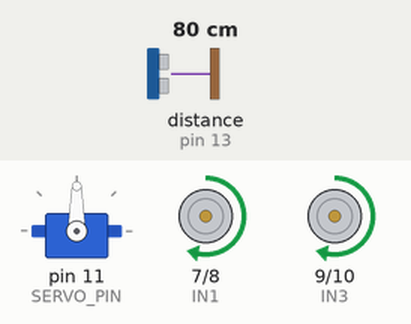
A sketch run on a simulated Arduino Uno, built with avr-gcc and run on an emulated ATmega328P. Parts: servo, motor-driver pin pairs drawn as motors (green arrow = first pin HIGH = forward, orange = second pin HIGH = backward, longer = more drive, scaled by the enable pin). Wiring (inferred from the names in the program): ultrasonic range finder: trigger pin 12; echo pin 13. Inputs (shaded band) come from the test bench; at power-on: distance to the obstacle (sensor on pin 13) 80 cm. The echo pulse lasts 58.3 µs per cm; what the sketch prints to the serial monitor is not drawn.

Above: at 2.7 s.
2.8 s: distance to the obstacle (sensor on pin 13) set to 29 cm
4.3 s: distance to the obstacle (sensor on pin 13) set to 24 cm
At 4.8 s:
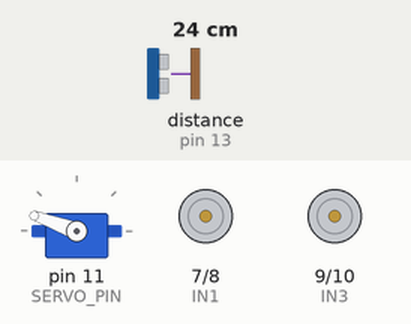
At 6.8 s:
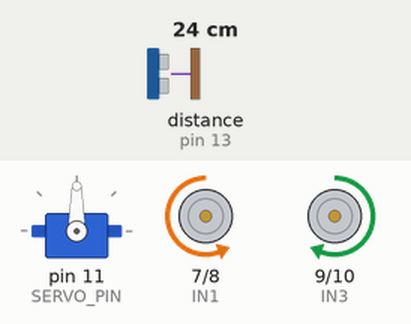
Timing chart, 0 to 13.8 s (numbered marks = the images above; inputs shaded):
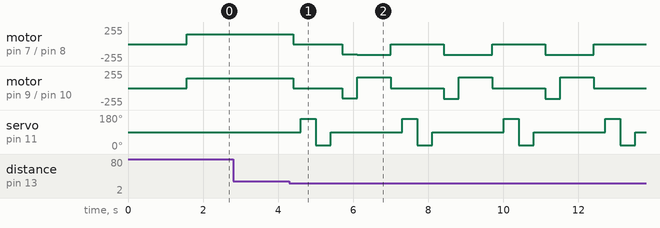

Measured:
- the behaviour switches between 26 and 25 cm on distance to the obstacle (sensor on pin 13) (found by bisection; images 0 and 1)
- after the input at 2.8 s, every drawn part: stays the same

The sketch:

soil_robot_car.ino
```cpp
/*
 * Soil Robot Car
 * - تفادي العقبات بسنسور الألتراسونيك + سيرفو
 * - قياس رطوبة التربة ونسبة الملوحة
 * البورد: Arduino Uno / Nano
 * سواقة الموتور: L298N
 */

#include <Servo.h>

// ================= التوصيلات =================
// موتورات (L298N)
const int ENA = 5;    // PWM سرعة الموتور الأيمن
const int IN1 = 7;
const int IN2 = 8;
const int ENB = 6;    // PWM سرعة الموتور الأيسر
const int IN3 = 9;
const int IN4 = 10;

// ألتراسونيك HC-SR04
const int TRIG_PIN = 12;
const int ECHO_PIN = 13;

// سيرفو (بيلف الألتراسونيك)
const int SERVO_PIN = 11;

// سنسور رطوبة التربة
const int MOISTURE_PIN       = A0;
const int MOISTURE_POWER_PIN = 4;   // بنشغله وقت القياس بس (يقلل الصدأ)

// سنسور الملوحة (EC)
const int SALINITY_PIN       = A1;
const int SALINITY_POWER_PIN = 2;

// ================= الإعدادات =================
const int  MOTOR_SPEED      = 150;   // 0 - 255
const int  TURN_SPEED       = 160;
const int  OBSTACLE_DIST_CM = 25;    // أقل مسافة قبل ما العربية تقف
const unsigned long TURN_TIME_MS      = 450;
const unsigned long BACK_TIME_MS      = 400;
const unsigned long MEASURE_INTERVAL  = 15000;  // قياس التربة كل 15 ثانية

// معايرة سنسور الرطوبة (اقرا القيم دي بنفسك)
// AIR_VALUE   = القراءة والسنسور في الهوا (جاف)
// WATER_VALUE = القراءة والسنسور في كوباية مية (مبلول)
const int MOISTURE_AIR_VALUE   = 520;
const int MOISTURE_WATER_VALUE = 260;

// معايرة سنسور الملوحة (عدّلها حسب السنسور بتاعك)
const int SALINITY_MIN_RAW = 0;     // مية عذبة
const int SALINITY_MAX_RAW = 700;   // محلول ملح مشبع / أعلى قراءة

Servo scanServo;
unsigned long lastMeasure = 0;

// ================= الموتورات =================
void setMotors(int leftSpeed, int rightSpeed) {
  // الموجب = قدام ، السالب = ورا
  digitalWrite(IN1, rightSpeed >= 0 ? HIGH : LOW);
  digitalWrite(IN2, rightSpeed >= 0 ? LOW : HIGH);
  digitalWrite(IN3, leftSpeed  >= 0 ? HIGH : LOW);
  digitalWrite(IN4, leftSpeed  >= 0 ? LOW : HIGH);
  analogWrite(ENA, constrain(abs(rightSpeed), 0, 255));
  analogWrite(ENB, constrain(abs(leftSpeed),  0, 255));
}

void moveForward()  { setMotors(MOTOR_SPEED, MOTOR_SPEED); }
void moveBackward() { setMotors(-MOTOR_SPEED, -MOTOR_SPEED); }
void turnLeft()     { setMotors(-TURN_SPEED, TURN_SPEED); }
void turnRight()    { setMotors(TURN_SPEED, -TURN_SPEED); }
void stopMotors()   { setMotors(0, 0); }

// ================= الألتراسونيك =================
long readDistanceCm() {
  digitalWrite(TRIG_PIN, LOW);
  delayMicroseconds(2);
  digitalWrite(TRIG_PIN, HIGH);
  delayMicroseconds(10);
  digitalWrite(TRIG_PIN, LOW);

  long duration = pulseIn(ECHO_PIN, HIGH, 30000UL);  // timeout 30ms
  if (duration == 0) return 400;                     // مفيش صدى = مفيش عقبة
  return duration * 0.034 / 2;
}

// متوسط 3 قراءات لتقليل الأخطاء
long readDistanceAvg() {
  long sum = 0;
  for (int i = 0; i < 3; i++) {
    sum += readDistanceCm();
    delay(15);
  }
  return sum / 3;
}

// بيلف السيرفو ويقيس المسافة في اتجاه معين
long scanAt(int angle) {
  scanServo.write(angle);
  delay(350);
  return readDistanceAvg();
}

// ================= سنسورات التربة =================
int readAnalogAvg(int pin, int samples = 10) {
  long sum = 0;
  for (int i = 0; i < samples; i++) {
    sum += analogRead(pin);
    delay(10);
  }
  return sum / samples;
}

int readSoilMoisturePercent() {
  digitalWrite(MOISTURE_POWER_PIN, HIGH);
  delay(100);
  int raw = readAnalogAvg(MOISTURE_PIN);
  digitalWrite(MOISTURE_POWER_PIN, LOW);

  int percent = map(raw, MOISTURE_AIR_VALUE, MOISTURE_WATER_VALUE, 0, 100);
  return constrain(percent, 0, 100);
}

int readSalinityPercent() {
  digitalWrite(SALINITY_POWER_PIN, HIGH);
  delay(100);
  int raw = readAnalogAvg(SALINITY_PIN);
  digitalWrite(SALINITY_POWER_PIN, LOW);

  int percent = map(raw, SALINITY_MIN_RAW, SALINITY_MAX_RAW, 0, 100);
  return constrain(percent, 0, 100);
}

const char* moistureStatus(int p) {
  if (p < 30) return "جافة";
  if (p < 60) return "متوسطة";
  return "رطبة";
}

const char* salinityStatus(int p) {
  if (p < 25) return "منخفضة";
  if (p < 55) return "متوسطة";
  return "عالية";
}

void measureSoil() {
  stopMotors();
  scanServo.write(90);
  delay(500);

  int moisture = readSoilMoisturePercent();
  int salinity = readSalinityPercent();

  Serial.println(F("------ قياس التربة ------"));
  Serial.print(F("الرطوبة: "));  Serial.print(moisture);
  Serial.print(F("%  ("));       Serial.print(moistureStatus(moisture));
  Serial.println(F(")"));
  Serial.print(F("الملوحة: "));  Serial.print(salinity);
  Serial.print(F("%  ("));       Serial.print(salinityStatus(salinity));
  Serial.println(F(")"));
  Serial.println(F("-------------------------"));
}

// ================= تفادي العقبات =================
void avoidObstacle() {
  stopMotors();
  delay(200);

  long leftDist  = scanAt(160);  // شمال
  long rightDist = scanAt(20);   // يمين
  scanServo.write(90);
  delay(300);

  moveBackward();
  delay(BACK_TIME_MS);
  stopMotors();

  if (leftDist > rightDist && leftDist > OBSTACLE_DIST_CM) {
    turnLeft();
    delay(TURN_TIME_MS);
  } else if (rightDist > OBSTACLE_DIST_CM) {
    turnRight();
    delay(TURN_TIME_MS);
  } else {
    // مسدود من الجهتين: لف دورة كبيرة
    turnRight();
    delay(TURN_TIME_MS * 2);
  }
  stopMotors();
}

// ================= الإعداد =================
void setup() {
  Serial.begin(9600);

  pinMode(ENA, OUTPUT); pinMode(IN1, OUTPUT); pinMode(IN2, OUTPUT);
  pinMode(ENB, OUTPUT); pinMode(IN3, OUTPUT); pinMode(IN4, OUTPUT);

  pinMode(TRIG_PIN, OUTPUT);
  pinMode(ECHO_PIN, INPUT);

  pinMode(MOISTURE_POWER_PIN, OUTPUT);
  pinMode(SALINITY_POWER_PIN, OUTPUT);
  digitalWrite(MOISTURE_POWER_PIN, LOW);
  digitalWrite(SALINITY_POWER_PIN, LOW);

  scanServo.attach(SERVO_PIN);
  scanServo.write(90);

  stopMotors();
  Serial.println(F("الروبوت جاهز..."));
  delay(1500);
  lastMeasure = millis();
}

// ================= الحلقة الرئيسية =================
void loop() {
  // قياس التربة بشكل دوري
  if (millis() - lastMeasure >= MEASURE_INTERVAL) {
    measureSoil();
    lastMeasure = millis();
  }

  long distance = readDistanceAvg();

  if (distance > 0 && distance < OBSTACLE_DIST_CM) {
    avoidObstacle();
  } else {
    moveForward();
  }

  delay(50);
}
```
